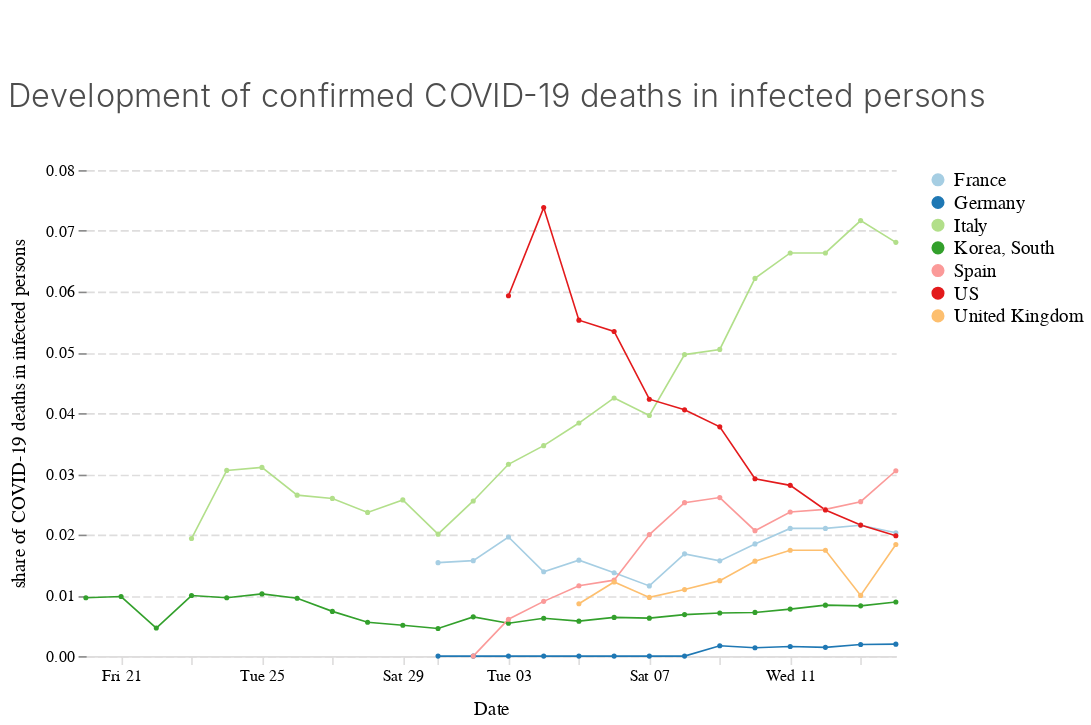

The code cell stored with this chart in its notebook:
### Code cell
chart_deaths_infections

### Figure 1 — Vega-Lite specification as saved in the notebook (floating-point values rounded to 4 significant figures)
{"$schema": "https://vega.github.io/schema/vega-lite/v3.4.0.json", "config": {"area": {"fill": "#1696d2"}, "axisX": {"domain": true, "domainColor": "#DEDDDD", "domainDashOffset": 10, "domainWidth": 1, "grid": false, "labelAngle": 0, "labelFont": "Avenir", "labelFontSize": 10, "tickColor": "#DEDDDD", "titleFont": "Avenir", "titleFontSize": 12, "titleFontWeight": 400, "titlePadding": 10}, "axisY": {"domain": false, "domainDashOffset": 10, "grid": true, "gridColor": "#DEDDDD", "gridDash": [5, 2], "gridWidth": 1, "labelAngle": 0, "labelFont": "Avenir", "labelFontSize": 10, "titleFont": "Avenir", "titleFontSize": 12, "titleFontWeight": 400, "titlePadding": 10}, "bar": {"fill": "#1696d2", "strokeWidth": 0}, "guide-title": {"color": "Monospace", "font": "Avenir", "fontSize": 15}, "header": {"titleFontSize": 12, "titleFontWeight": 400}, "legend": {"labelFont": "Avenir", "labelFontSize": 12, "symbolSize": 50, "symbolType": "circle", "title": "", "titleFont": "Avenir", "titleFontSize": 12}, "line": {"color": "#1696d2", "stroke": "#1696d2", "strokeWidth": 1}, "path": {"stroke": "#1696d2"}, "point": {"filled": true}, "range": {"category": ["#a6cee3", "#1f78b4", "#b2df8a", "#33a02c", "#fb9a99", "#e31a1c", "#fdbf6f", "#ff7f00"], "diverging": ["#cfe8f3", "#a2d4ec", "#73bfe2", "#46abdb", "#1696d2", "#12719e"]}, "text": {"align": "right", "color": "#1696d2", "font": "Avenir", "fontSize": 12, "fontWeight": 400, "size": 11}, "title": {"anchor": "start", "color": "#4d4d4d", "font": "Avenir", "fontSize": 20, "fontWeight": 300, "lineHeight": 100, "offset": 30}, "trail": {"color": "#1696d2", "stroke": "#1696d2"}, "view": {"strokeWidth": 0}}, "data": {"name": "data-4792d61137e4376874e8e73ecd906f88"}, "datasets": {"data-4792d61137e4376874e8e73ecd906f88": [{"confirmed": 130, "country": "France", "date": "2020-03-01T00:00:00", "death_rate": 0.01538, "deaths": 2}, {"confirmed": 191, "country": "France", "date": "2020-03-02T00:00:00", "death_rate": 0.01571, "deaths": 3}, {"confirmed": 204, "country": "France", "date": "2020-03-03T00:00:00", "death_rate": 0.01961, "deaths": 4}, {"confirmed": 288, "country": "France", "date": "2020-03-04T00:00:00", "death_rate": 0.01389, "deaths": 4}, {"confirmed": 380, "country": "France", "date": "2020-03-05T00:00:00", "death_rate": 0.01579, "deaths": 6}, {"confirmed": 656, "country": "France", "date": "2020-03-06T00:00:00", "death_rate": 0.01372, "deaths": 9}, {"confirmed": 952, "country": "France", "date": "2020-03-07T00:00:00", "death_rate": 0.01155, "deaths": 11}, {"confirmed": 1129, "country": "France", "date": "2020-03-08T00:00:00", "death_rate": 0.01683, "deaths": 19}, {"confirmed": 1212, "country": "France", "date": "2020-03-09T00:00:00", "death_rate": 0.01568, "deaths": 19}, {"confirmed": 1787, "country": "France", "date": "2020-03-10T00:00:00", "death_rate": 0.01847, "deaths": 33}, {"confirmed": 2284, "country": "France", "date": "2020-03-11T00:00:00", "death_rate": 0.02102, "deaths": 48}, {"confirmed": 2284, "country": "France", "date": "2020-03-12T00:00:00", "death_rate": 0.02102, "deaths": 48}, {"confirmed": 3667, "country": "France", "date": "2020-03-13T00:00:00", "death_rate": 0.02154, "deaths": 79}, {"confirmed": 4480, "country": "France", "date": "2020-03-14T00:00:00", "death_rate": 0.02031, "deaths": 91}, {"confirmed": 130, "country": "Germany", "date": "2020-03-01T00:00:00", "death_rate": 0, "deaths": 0}, {"confirmed": 159, "country": "Germany", "date": "2020-03-02T00:00:00", "death_rate": 0, "deaths": 0}, {"confirmed": 196, "country": "Germany", "date": "2020-03-03T00:00:00", "death_rate": 0, "deaths": 0}, {"confirmed": 262, "country": "Germany", "date": "2020-03-04T00:00:00", "death_rate": 0, "deaths": 0}, {"confirmed": 482, "country": "Germany", "date": "2020-03-05T00:00:00", "death_rate": 0, "deaths": 0}, {"confirmed": 670, "country": "Germany", "date": "2020-03-06T00:00:00", "death_rate": 0, "deaths": 0}, {"confirmed": 799, "country": "Germany", "date": "2020-03-07T00:00:00", "death_rate": 0, "deaths": 0}, {"confirmed": 1040, "country": "Germany", "date": "2020-03-08T00:00:00", "death_rate": 0, "deaths": 0}, {"confirmed": 1176, "country": "Germany", "date": "2020-03-09T00:00:00", "death_rate": 0.001701, "deaths": 2}, {"confirmed": 1457, "country": "Germany", "date": "2020-03-10T00:00:00", "death_rate": 0.001373, "deaths": 2}, {"confirmed": 1908, "country": "Germany", "date": "2020-03-11T00:00:00", "death_rate": 0.001572, "deaths": 3}, {"confirmed": 2078, "country": "Germany", "date": "2020-03-12T00:00:00", "death_rate": 0.001444, "deaths": 3}, {"confirmed": 3675, "country": "Germany", "date": "2020-03-13T00:00:00", "death_rate": 0.001905, "deaths": 7}, {"confirmed": 4585, "country": "Germany", "date": "2020-03-14T00:00:00", "death_rate": 0.001963, "deaths": 9}, {"confirmed": 155, "country": "Italy", "date": "2020-02-23T00:00:00", "death_rate": 0.01935, "deaths": 3}, {"confirmed": 229, "country": "Italy", "date": "2020-02-24T00:00:00", "death_rate": 0.03057, "deaths": 7}, {"confirmed": 322, "country": "Italy", "date": "2020-02-25T00:00:00", "death_rate": 0.03106, "deaths": 10}, {"confirmed": 453, "country": "Italy", "date": "2020-02-26T00:00:00", "death_rate": 0.02649, "deaths": 12}, {"confirmed": 655, "country": "Italy", "date": "2020-02-27T00:00:00", "death_rate": 0.02595, "deaths": 17}, {"confirmed": 888, "country": "Italy", "date": "2020-02-28T00:00:00", "death_rate": 0.02365, "deaths": 21}, {"confirmed": 1128, "country": "Italy", "date": "2020-02-29T00:00:00", "death_rate": 0.02571, "deaths": 29}, {"confirmed": 1694, "country": "Italy", "date": "2020-03-01T00:00:00", "death_rate": 0.02007, "deaths": 34}, {"confirmed": 2036, "country": "Italy", "date": "2020-03-02T00:00:00", "death_rate": 0.02554, "deaths": 52}, {"confirmed": 2502, "country": "Italy", "date": "2020-03-03T00:00:00", "death_rate": 0.03157, "deaths": 79}, {"confirmed": 3089, "country": "Italy", "date": "2020-03-04T00:00:00", "death_rate": 0.03464, "deaths": 107}, {"confirmed": 3858, "country": "Italy", "date": "2020-03-05T00:00:00", "death_rate": 0.03836, "deaths": 148}, {"confirmed": 4636, "country": "Italy", "date": "2020-03-06T00:00:00", "death_rate": 0.04249, "deaths": 197}, {"confirmed": 5883, "country": "Italy", "date": "2020-03-07T00:00:00", "death_rate": 0.03961, "deaths": 233}, {"confirmed": 7375, "country": "Italy", "date": "2020-03-08T00:00:00", "death_rate": 0.04963, "deaths": 366}, {"confirmed": 9172, "country": "Italy", "date": "2020-03-09T00:00:00", "death_rate": 0.05048, "deaths": 463}, {"confirmed": 10149, "country": "Italy", "date": "2020-03-10T00:00:00", "death_rate": 0.06217, "deaths": 631}, {"confirmed": 12462, "country": "Italy", "date": "2020-03-11T00:00:00", "death_rate": 0.06636, "deaths": 827}, {"confirmed": 12462, "country": "Italy", "date": "2020-03-12T00:00:00", "death_rate": 0.06636, "deaths": 827}, {"confirmed": 17660, "country": "Italy", "date": "2020-03-13T00:00:00", "death_rate": 0.07169, "deaths": 1266}, {"confirmed": 21157, "country": "Italy", "date": "2020-03-14T00:00:00", "death_rate": 0.06811, "deaths": 1441}, {"confirmed": 104, "country": "Korea, South", "date": "2020-02-20T00:00:00", "death_rate": 0.009615, "deaths": 1}, {"confirmed": 204, "country": "Korea, South", "date": "2020-02-21T00:00:00", "death_rate": 0.009804, "deaths": 2}, {"confirmed": 433, "country": "Korea, South", "date": "2020-02-22T00:00:00", "death_rate": 0.004619, "deaths": 2}, {"confirmed": 602, "country": "Korea, South", "date": "2020-02-23T00:00:00", "death_rate": 0.009967, "deaths": 6}, {"confirmed": 833, "country": "Korea, South", "date": "2020-02-24T00:00:00", "death_rate": 0.009604, "deaths": 8}, {"confirmed": 977, "country": "Korea, South", "date": "2020-02-25T00:00:00", "death_rate": 0.01024, "deaths": 10}, {"confirmed": 1261, "country": "Korea, South", "date": "2020-02-26T00:00:00", "death_rate": 0.009516, "deaths": 12}, {"confirmed": 1766, "country": "Korea, South", "date": "2020-02-27T00:00:00", "death_rate": 0.007361, "deaths": 13}, {"confirmed": 2337, "country": "Korea, South", "date": "2020-02-28T00:00:00", "death_rate": 0.005563, "deaths": 13}, {"confirmed": 3150, "country": "Korea, South", "date": "2020-02-29T00:00:00", "death_rate": 0.005079, "deaths": 16}, {"confirmed": 3736, "country": "Korea, South", "date": "2020-03-01T00:00:00", "death_rate": 0.00455, "deaths": 17}, {"confirmed": 4335, "country": "Korea, South", "date": "2020-03-02T00:00:00", "death_rate": 0.006459, "deaths": 28}, {"confirmed": 5186, "country": "Korea, South", "date": "2020-03-03T00:00:00", "death_rate": 0.005399, "deaths": 28}, {"confirmed": 5621, "country": "Korea, South", "date": "2020-03-04T00:00:00", "death_rate": 0.006227, "deaths": 35}, {"confirmed": 6088, "country": "Korea, South", "date": "2020-03-05T00:00:00", "death_rate": 0.005749, "deaths": 35}, {"confirmed": 6593, "country": "Korea, South", "date": "2020-03-06T00:00:00", "death_rate": 0.00637, "deaths": 42}, {"confirmed": 7041, "country": "Korea, South", "date": "2020-03-07T00:00:00", "death_rate": 0.006249, "deaths": 44}, {"confirmed": 7314, "country": "Korea, South", "date": "2020-03-08T00:00:00", "death_rate": 0.006836, "deaths": 50}, {"confirmed": 7478, "country": "Korea, South", "date": "2020-03-09T00:00:00", "death_rate": 0.007087, "deaths": 53}, {"confirmed": 7513, "country": "Korea, South", "date": "2020-03-10T00:00:00", "death_rate": 0.007188, "deaths": 54}, {"confirmed": 7755, "country": "Korea, South", "date": "2020-03-11T00:00:00", "death_rate": 0.007737, "deaths": 60}, {"confirmed": 7869, "country": "Korea, South", "date": "2020-03-12T00:00:00", "death_rate": 0.008387, "deaths": 66}, {"confirmed": 7979, "country": "Korea, South", "date": "2020-03-13T00:00:00", "death_rate": 0.008272, "deaths": 66}, {"confirmed": 8086, "country": "Korea, South", "date": "2020-03-14T00:00:00", "death_rate": 0.008904, "deaths": 72}, {"confirmed": 120, "country": "Spain", "date": "2020-03-02T00:00:00", "death_rate": 0, "deaths": 0}, {"confirmed": 165, "country": "Spain", "date": "2020-03-03T00:00:00", "death_rate": 0.006061, "deaths": 1}, {"confirmed": 222, "country": "Spain", "date": "2020-03-04T00:00:00", "death_rate": 0.009009, "deaths": 2}, {"confirmed": 259, "country": "Spain", "date": "2020-03-05T00:00:00", "death_rate": 0.01158, "deaths": 3}, {"confirmed": 400, "country": "Spain", "date": "2020-03-06T00:00:00", "death_rate": 0.0125, "deaths": 5}, {"confirmed": 500, "country": "Spain", "date": "2020-03-07T00:00:00", "death_rate": 0.02, "deaths": 10}, {"confirmed": 673, "country": "Spain", "date": "2020-03-08T00:00:00", "death_rate": 0.02526, "deaths": 17}, {"confirmed": 1073, "country": "Spain", "date": "2020-03-09T00:00:00", "death_rate": 0.0261, "deaths": 28}, {"confirmed": 1695, "country": "Spain", "date": "2020-03-10T00:00:00", "death_rate": 0.02065, "deaths": 35}, {"confirmed": 2277, "country": "Spain", "date": "2020-03-11T00:00:00", "death_rate": 0.02372, "deaths": 54}, {"confirmed": 2277, "country": "Spain", "date": "2020-03-12T00:00:00", "death_rate": 0.02415, "deaths": 55}, {"confirmed": 5232, "country": "Spain", "date": "2020-03-13T00:00:00", "death_rate": 0.02542, "deaths": 133}, {"confirmed": 6391, "country": "Spain", "date": "2020-03-14T00:00:00", "death_rate": 0.03051, "deaths": 195}, {"confirmed": 118, "country": "US", "date": "2020-03-03T00:00:00", "death_rate": 0.05932, "deaths": 7}, {"confirmed": 149, "country": "US", "date": "2020-03-04T00:00:00", "death_rate": 0.07383, "deaths": 11}, {"confirmed": 217, "country": "US", "date": "2020-03-05T00:00:00", "death_rate": 0.0553, "deaths": 12}, {"confirmed": 262, "country": "US", "date": "2020-03-06T00:00:00", "death_rate": 0.05344, "deaths": 14}, {"confirmed": 402, "country": "US", "date": "2020-03-07T00:00:00", "death_rate": 0.04229, "deaths": 17}, {"confirmed": 518, "country": "US", "date": "2020-03-08T00:00:00", "death_rate": 0.04054, "deaths": 21}, {"confirmed": 583, "country": "US", "date": "2020-03-09T00:00:00", "death_rate": 0.03774, "deaths": 22}, {"confirmed": 959, "country": "US", "date": "2020-03-10T00:00:00", "death_rate": 0.0292, "deaths": 28}, {"confirmed": 1281, "country": "US", "date": "2020-03-11T00:00:00", "death_rate": 0.0281, "deaths": 36}, {"confirmed": 1663, "country": "US", "date": "2020-03-12T00:00:00", "death_rate": 0.02405, "deaths": 40}, {"confirmed": 2179, "country": "US", "date": "2020-03-13T00:00:00", "death_rate": 0.02157, "deaths": 47}, {"confirmed": 2727, "country": "US", "date": "2020-03-14T00:00:00", "death_rate": 0.0198, "deaths": 54}, {"confirmed": 116, "country": "United Kingdom", "date": "2020-03-05T00:00:00", "death_rate": 0.008621, "deaths": 1}, {"confirmed": 164, "country": "United Kingdom", "date": "2020-03-06T00:00:00", "death_rate": 0.0122, "deaths": 2}, {"confirmed": 207, "country": "United Kingdom", "date": "2020-03-07T00:00:00", "death_rate": 0.009662, "deaths": 2}, {"confirmed": 274, "country": "United Kingdom", "date": "2020-03-08T00:00:00", "death_rate": 0.01095, "deaths": 3}, {"confirmed": 322, "country": "United Kingdom", "date": "2020-03-09T00:00:00", "death_rate": 0.01242, "deaths": 4}, {"confirmed": 384, "country": "United Kingdom", "date": "2020-03-10T00:00:00", "death_rate": 0.01562, "deaths": 6}, {"confirmed": 459, "country": "United Kingdom", "date": "2020-03-11T00:00:00", "death_rate": 0.01743, "deaths": 8}, {"confirmed": 459, "country": "United Kingdom", "date": "2020-03-12T00:00:00", "death_rate": 0.01743, "deaths": 8}, {"confirmed": 801, "country": "United Kingdom", "date": "2020-03-13T00:00:00", "death_rate": 0.009988, "deaths": 8}, {"confirmed": 1143, "country": "United Kingdom", "date": "2020-03-14T00:00:00", "death_rate": 0.01837, "deaths": 21}]}, "encoding": {"color": {"field": "country", "type": "nominal"}, "x": {"field": "date", "title": "Date", "type": "temporal"}, "y": {"field": "death_rate", "title": "share of COVID-19 deaths in infected persons", "type": "quantitative"}}, "height": 300, "mark": {"point": {"shape": "circle", "size": 10}, "type": "line"}, "padding": {"bottom": 5, "left": 5, "right": 5, "top": 50}, "title": "Development of confirmed COVID-19 deaths in infected persons", "width": 500}
